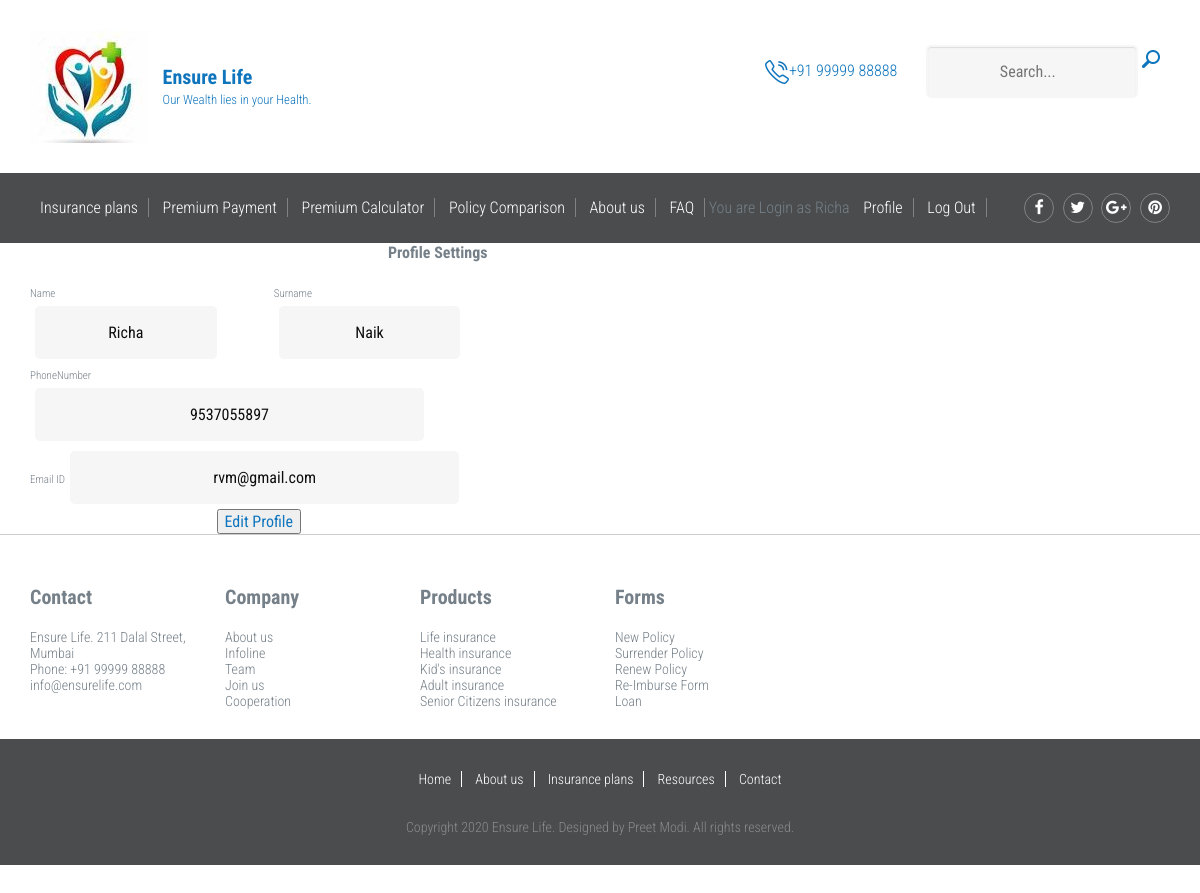
/accounts/profile/ (signed in), run on the app's committed database.
### accounts/models.py (models this page shows, shortened)
class Customer(models.Model):
    first_name = models.CharField(max_length=50)
    last_name = models.CharField(max_length=50)
    contact_no = models.CharField(max_length=13)
    email = models.EmailField()
    password = models.CharField(max_length=500)

### accounts/views.py (the view)
# urls.py: path("profile/",views.profile,name="profile"),
def profile(request):
    customer_id=request.session.get('customer_id')
    customer_profile=Customer.objects.filter(id=customer_id)
    email = request.session.get('email')
    first_name = request.session.get('first_name')
    return render(request,"your_profile.html",{'user': customer_profile[0],'email' : email,'first_name':first_name})

### templates/your_profile.html (shortened to what this page needs)
{% load static %}
<!DOCTYPE html>
<html lang="en">
	<head>
		<link href="{% static 'fonts/font-awesome.min.css" rel="stylesheet' %}" type="text/css">
		<link href="{% static 'fonts/lineo-icon/style.css" rel="stylesheet'	%}" type="text/css">
<link rel="stylesheet" href="https://cdnjs.cloudflare.com/ajax/libs/font-awesome/4.7.0/css/font-awesome.min.css">
	</head>
	<body>
		<div id="site-content">
			<header class="site-header">
				<div class="top-header">
					<div class="container">
						<a href="/" id="branding">
							<img src="{% static 'images/log.jpg' %}"  class="logo">
							<div class="logo-text">
								<h1 class="site-title">Ensure Life</h1>
								<small class="description">Our Wealth lies in your Health.</small>
							</div>
						</a>
						<div class="right-section pull-right">
							<a href="#" class="phone"><img src="{% static 'images/icon-phone.png'  %}" class="icon">+91 99999 88888</a>
							<form action="#" class="search-form">
								<input type="text" placeholder="Search...">
								<button type="submit"><img src="{% static 'images/icon-search.png' %}" alt=""></button>
							</form>
						</div>
					</div>
				</div>
				<div class="bottom-header">
					<div class="container">
						<div class="main-navigation">
							<ul class="menu">
								<li class="menu-item"><a href="/Insurance/Insurance">Insurance plans</a></li>
								{% if email %}
								<li class="menu-item"><a href="/payment/appoinment">Premium Payment</a></li>
								<li class="menu-item"><a href="/policy/premiumcalc">Premium Calculator</a></li>
								<li class="menu-item"><a href="/policy/policycompare">Policy Comparison</a></li>
								<li class="menu-item"><a href="/devlopment/about">About us</a></li>
								<li class="menu-item"><a href="/devlopment/faq">FAQ</a></li>
								{% endif %}
								{% if email %}
								<li>You are Login as {{first_name}}</li>
								<li class="menu-item"><a href=" ">Profile</a></li>
								<li class="menu-item"><a href="/accounts/logout">Log Out</a></li>
								{% else %}
								<li class="menu-item"><a href="/accounts/login">Log In</a></li>
								{% endif %}
							</ul>
						</div>
						<div class="social-links">
							<a href="#"><i class="fa fa-facebook"></i></a>
							<a href="#"><i class="fa fa-twitter"></i></a>
							<a href="#"><i class="fa fa-google-plus"></i></a>
							<a href="#"><i class="fa fa-pinterest"></i></a>
						</div>
					</div>
				</div>
			</header>
            <div class="container rounded bg-white mt-5 mb-5">
            <div class="row">
            <div class="col-md-5 border-right">
                <div class="p-3 py-5">
                    <div class="d-flex justify-content-between align-items-center mb-3">
                        <h4 class="text-right">Profile Settings</h4>
                    </div>
                    <div class="row mt-2">
                        <div class="col-md-6"><label class="labels">Name</label><input type="text" class="form-control" name="first_name" placeholder="first name" value={{user.first_name}}></div>
                        <div class="col-md-6"><label class="labels">Surname</label><input type="text" class="form-control" name="last_name" value={{user.last_name}} placeholder="surname"></div>
                    </div>
                    <div class="row mt-3">
                        <div class="col-md-12"><label class="labels">PhoneNumber</label><input type="text" name="contact_no" class="form-control" placeholder="enter phone number" value={{user.contact_no}}></div>
                                <div class="col-md-12"><label class="labels">Email ID</label><input type="text" name="your_email" class="form-control" placeholder="enter email id" value={{user.email}}></div>
                    </div>
                    <div class="mt-5 text-center"><button type="submit"><a href="/accounts/edit_profile">Edit Profile</a></button></div>
                </div>
            </div>
        </div>
    </div>
</div>
			<div class="site-footer">
				<div class="widget-area">
					<div class="container">
						<div class="row">
							<div class="col-xs-12 col-sm-4 col-md-2">
								<div class="widget">
									<h3 class="widget-title">Contact</h3>
									<address> Ensure Life. 211 Dalal Street, Mumbai
									</address>
									<a href="#">Phone: +91 99999 88888</a>
									<a href="mailto:info@company.com">info@ensurelife.com</a>
								</div>
							</div>
							<div class="col-xs-12 col-sm-4 col-md-2">
								<div class="widget">
									<h3 class="widget-title">Company</h3>
									<ul class="no-bullet">
										<li><a href="#">About us</a></li>
										<li><a href="#">Infoline</a></li>
										<li><a href="#">Team</a></li>
										<li><a href="#">Join us</a></li>
										<li><a href="#">Cooperation</a></li>
									</ul>
								</div>
							</div>
							<div class="col-xs-12 col-sm-4 col-md-2">
								<div class="widget">
									<h3 class="widget-title">Products</h3>
									<ul class="no-bullet">
										<li><a href="#">Life insurance</a></li>
										<li><a href="#">Health insurance</a></li>
										<li><a href="#">Kid's insurance</a></li>
										<li><a href="#">Adult insurance</a></li>
										<li><a href="#">Senior Citizens insurance</a></li>
									</ul>
								</div>
							</div>
							<div class="col-xs-12 col-sm-4 col-md-2">
								<div class="widget">
									<h3 class="widget-title">Forms</h3>
									<ul class="no-bullet">
									<li><a href="#">New Policy</a></li>
									<li><a href="#">Surrender Policy</a></li>
									<li><a href="#">Renew Policy</a></li>
									<li><a href="#">Re-Imburse Form</a></li>
									<li><a href="#">Loan</a></li>
									</ul>
								</div>
							</div>
					</div>
				</div>
				<div class="bottom-footer">
					<div class="container">
						<nav class="footer-navigation">
							<a href="#">Home</a>
							<a href="#">About us</a>
							<a href="#">Insurance plans</a>
							<a href="#">Resources</a>
							<a href="#">Contact</a>
						</nav>
						<div class="colophon">Copyright 2020 Ensure Life. Designed by Preet Modi. All rights reserved.</div>
					</div>
				</div>
			</div>
		</div>
	</body>
</html>

### data on the page
Customer: first_name "Richa", last_name "Naik", contact_no "9537055897", your_email "rvm@gmail.com"
